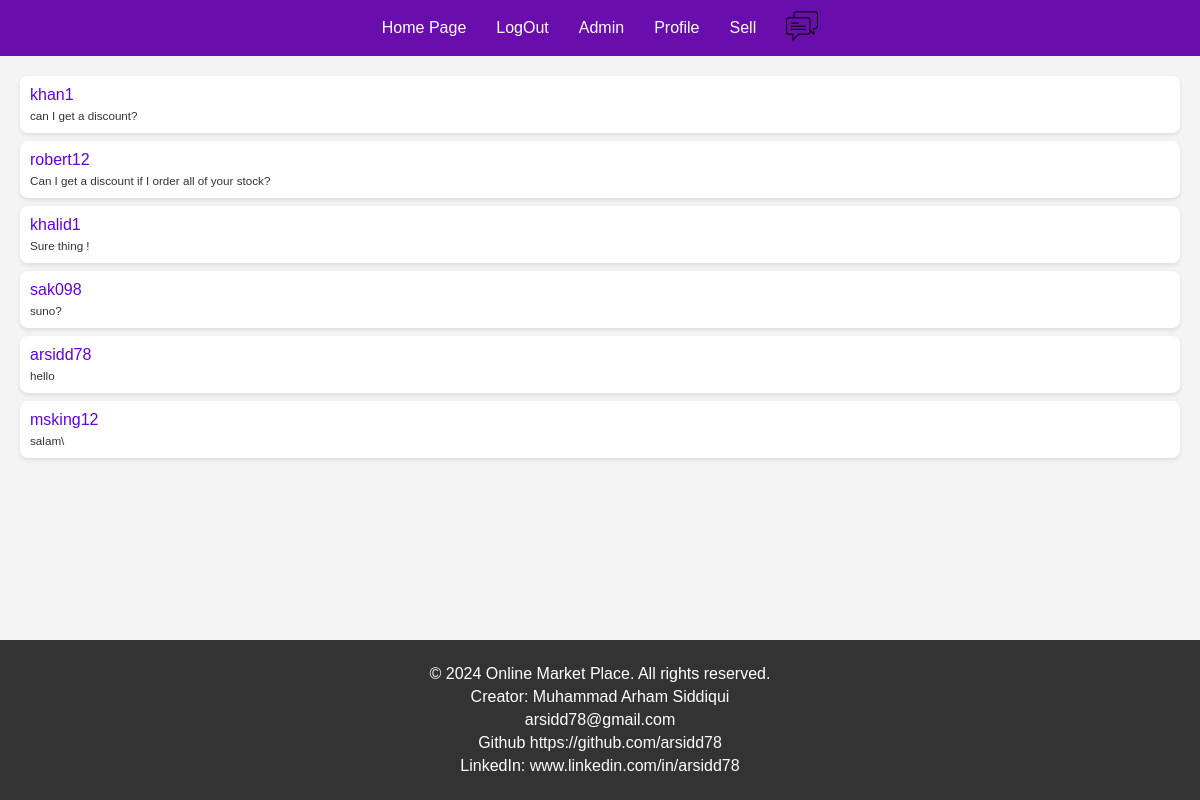
Screenshot of /chat/chat/ (signed in) with the database file from the repository.
### member/models.py (models this page shows, shortened)
class Messages(models.Model):
    product = models.ForeignKey(Products,on_delete=models.CASCADE,related_name='product')
    sender = models.ForeignKey(User, on_delete=models.CASCADE,related_name='sender')
    receiver = models.ForeignKey(User, on_delete=models.CASCADE, related_name='receiver')
    message = models.TextField(max_length=500)
    read = models.BooleanField(default=False)
    conversation_time = models.DateTimeField(auto_now_add= True)
    attachment = models.FileField(upload_to=f'users/chats/attachments', null=True,blank=True)

### chat/views.py (the view)
# urls.py: path('chat/',views.SellorChatPage,name='sellor-chat'),
@profile_required
def SellorChatPage(request):
    if request.user.is_authenticated:
        member = get_object_or_404(Member, user=request.user)
        latest_messages = Messages.objects.filter(receiver= request.user).values('sender').annotate(latest_conversation_time=Max('conversation_time'))
        messages = []
        for latest in latest_messages:
            latest_msg = Messages.objects.filter(sender=latest['sender'], conversation_time=latest['latest_conversation_time']).first()
            if latest_msg:
                messages.append(latest_msg)
        messages = sorted(messages, key=lambda x: x.conversation_time, reverse=True)
        context = {'messages': messages,'member':member}
        return render(request, 'chat/sellorChat.html', context)
    return redirect('registration:login')

### chat/templates/chat/sellorChat.html (shortened to what this page needs)
{% load static %}
<!DOCTYPE html>
<html lang="en">
<head>
    <link rel="stylesheet" href="{% static 'chat/sellorChat_style.css' %}">
</head>
<body>
    <nav>
        <a href="{% url 'product:home' %}">Home Page</a>
        {% if request.user.is_authenticated %}
            <a href="{% url 'registration:signout' %}">LogOut</a>
        {% else %}
            <a href="{% url 'registration:login' %}">LogIn</a>
        {% endif %}
        <a href="/admin/">Admin</a>
        {% if member %}
            <a href="{% url 'member:profile' request.user.username %}">Profile</a>
        {% else %}
            <a href="{% url 'member:register' %}">Complete Profile</a>
        {% endif %}
        <a href="{% url 'member:add_product_page' %}">Sell</a>
        <a href="{% url 'chat:sellor-chat' %}"><img src="/media/logos/chat_logo.png" alt="chat" width="32"></a>
    </nav>
    <div class="chat-list-container">
        {% for msg in messages %}
        <a href="{% url 'chat:receiver_chat' msg.id %}" class="chat-link">
            <div class="chat-item">
                <p class="sender">{{msg.sender}}</p>
                <p class="message"><small>{{msg.message}}</small></p>
            </div>
        </a>
        {% endfor %}
    </div>
    <footer>
        <p>&copy; 2024 Online Market Place. All rights reserved.</p>
        <p>Creator: Muhammad Arham Siddiqui</p>
        <p>arsidd78@gmail.com</p>
        <p>Github <a href="https://github.com/arsidd78">https://github.com/arsidd78</a></p>
        <p>LinkedIn: <a href="www.linkedin.com/in/arsidd78">www.linkedin.com/in/arsidd78</a></p>
    </footer>
</body>
</html>

### chat/static/chat/sellorChat_style.css (style rules this page uses)
body { font-family: 'Arial', sans-serif; background-color: #f4f4f4; margin: 0; padding: 0; display: flex; flex-direction: column; height: 100vh; }
nav { background-color: #6a0dad; display: flex; justify-content: center; align-items: center; padding: 10px 0; }
nav a { color: white; text-decoration: none; margin: 0 15px; transition: color 0.3s; }
.chat-list-container { flex: 1; padding: 20px; overflow-y: auto; }
.chat-link { text-decoration: none; }
.chat-item { background-color: white; padding: 10px; margin-bottom: 8px; border-radius: 8px; box-shadow: 0 2px 4px rgba(0, 0, 0, 0.1); display: flex; flex-direction: column; transition: background-color 0.3s ease; }
.sender { font-size: 16px; color: #6200ea; margin: 0; }
.message { font-size: 14px; color: #333; margin: 3px 0 0; }
footer { background-color: #333; color: white; padding: 20px; text-align: center; margin-top: auto; }
footer p { margin: 5px 0; }
footer a { color: #fcfbfc; text-decoration: none; }

### rows the page displays
Messages: sender "khan1", message "can I get a discount?"
Messages: sender "robert12", message "Can I get a discount if I order all of your stock?"
Messages: sender "khalid1", message "Sure thing !"
Messages: sender "sak098", message "suno?"
Messages: sender "arsidd78", message "hello"
Messages: sender "msking12", message "salam\\"
